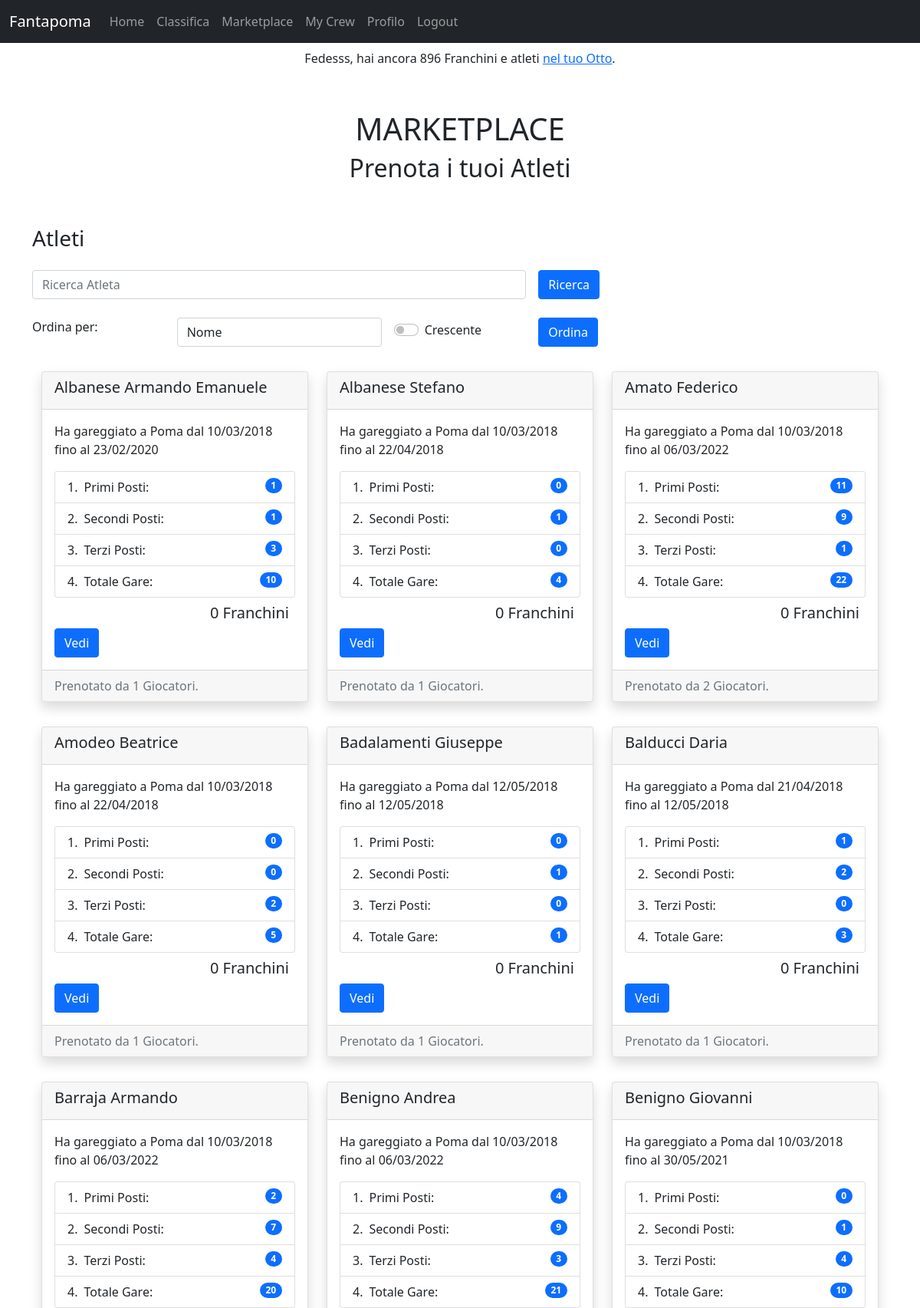
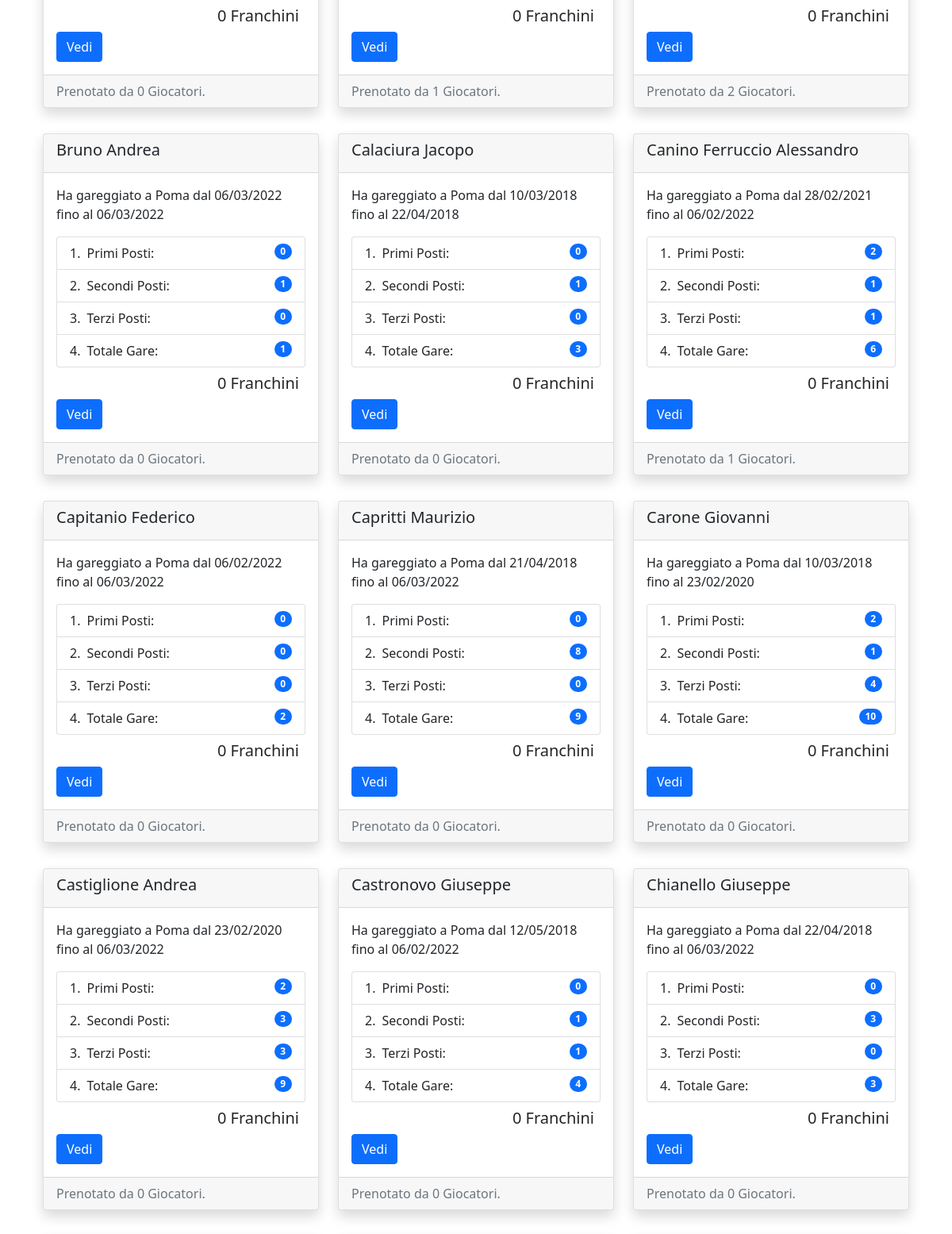
Page /fantapoma/marketplace/ (signed in, upper part) on the committed database (2 pictures, top to bottom).
### fantapoma/models.py (models this page shows, shortened)
class Player(models.Model):
    user = models.OneToOneField(User, on_delete=models.CASCADE, primary_key=True)
    first_name = models.TextField('nome', max_length=100, blank=True, null=True)
    last_name = models.TextField('cognome', max_length=100, blank=True, null=True)
    franchs = models.IntegerField(blank=True, default=450)
    team_name = models.CharField(max_length=200, default='8+')

class FantaAthlete(models.Model):
    name = models.CharField(max_length=200)
    born = models.DateField('Date of Birth', default=datetime.date(2000,1,1))
    total = models.IntegerField('Total Races', default=0)
    first = models.IntegerField(default=0)
    second = models.IntegerField(default=0)
    third = models.IntegerField(default=0)
    first_time = models.DateField('First Race Date')
    last_time = models.DateField('Last Race Date')
    price = models.IntegerField(default=0)
    race_points = models.IntegerField(default=0)
    actions_points = models.IntegerField(default=0)
    athlete = models.OneToOneField(Athlete, blank=True, null=True, on_delete=models.CASCADE)
    players = models.ManyToManyField(User, blank=True, related_name='athletes_set')
    is_user = models.OneToOneField(User, blank=True, null=True, on_delete=models.SET_NULL, related_name='true_athlete')
    def __str__(self):
        return self.name
    @property
    def bookings(self):
        n = self.players.all().count()
        return n
    @property
    def adjusted_price(self):
        booking_term = self.price*(math.tanh(self.bookings/4))
        adjusted_points = self.price + booking_term
        return int(adjusted_points)

### fantapoma/views.py (the view)
# urls.py: path('marketplace/', FantaAthleteView.as_view(), name='marketplace'),
class FantaAthleteView(ListView):
    template_name = "fantapoma/marketplace.html"
    model = FantaAthlete
    ordering = '-name'
    def get_queryset(self):
        athlete_name = self.request.GET.get('athlete_name')
        print(athlete_name)
        queryset = super().get_queryset().order_by('name')
        if athlete_name is not None:
            queryset = FantaAthlete.objects.filter(name__icontains=athlete_name)
        print(queryset)
        return queryset
    def get_ordering(self):
        increasing = self.request.GET.get('increasing', 'off')
        ordering = self.request.GET.get('order', 'name')
        if increasing != 'on':
            ordering = '-' + ordering
        return ordering
    def get_context_data(self, **kwargs):
        context = super().get_context_data(**kwargs)
        self.user = self.request.user
        atlethes = self.user.athletes_set.all().values_list('name', flat=True)
        context['atleti'] = list(atlethes)
        context['ordering'] = self.request.GET.get('order', 'name')
        context['increasing'] = self.request.GET.get('increasing', 'off')
        return context

### fantapoma/templates/fantapoma/marketplace.html (shortened to what this page needs)
{% extends "base.html" %}
{% block content %}
<div class="container header text-center mt-5">
  <h1>MARKETPLACE</h1>
  <h2>Prenota i tuoi Atleti</h2>
</div>
<div class="container card-container mt-5">
  <h3>Atleti</h3>
  <form action="" method="GET" class="form-floating mb-3">
    <div class="row g-3 my-2">
      <div class="col-sm-7">
        <input type="search" name="athlete_name" id="searchAthlete" class="form-control" placeholder="Ricerca Atleta">
      </div>
      <div class="col-auto">
        <input type="submit" value="Ricerca" class="btn btn-primary">
      </div>
    </div>
    <div class="row g-3 my-2">
      <div class="col-sm-2">Ordina per:</div>
      <div class="col-sm-3">
        <select name="order" id="order" class="form-control">
          <option value="name" {% if ordering == 'name' or ordering is None %}selected{% endif %}>
            Nome
          </option>
        </select>
      </div>
      <div class="col-sm-2 py-1">
        <div class="form-check form-switch">
          <input class="form-check-input" type="checkbox" name="increasing" role="switch" id="orderType" {% if increasing == 'on' %}checked{% endif %}>
          <label class="form-check-label" for="orderType">Crescente</label>
        </div>
      </div>
      <div class="col-sm-1">
        <input type="submit" value="Ordina" class="btn btn-primary">
      </div>
    </div>
  </form>
  <div class="container-fluid object">
    <div class="row">
    {% for object in object_list %}
      <div class="col-sm-4 my-3">
        <div class="card shadow">
          <div class="card-header">
            <h5>{{object.name}}</h5>
          </div>
          <div class="card-body">
            <p class="card-text">Ha gareggiato a Poma dal {{object.first_time|date:'d/m/Y'}} fino al {{object.last_time|date:'d/m/Y'}}</p>
            <ul class="list-group list-group-numbered">
              <li class="list-group-item d-flex justify-content-between align-items-start">
                <div class="ms-2 me-auto">Primi Posti:</div>
                <span class="badge bg-primary rounded-pill">{{object.first}}</span>
              </li>
              <li class="list-group-item d-flex justify-content-between align-items-start">
                <div class="ms-2 me-auto">Secondi Posti:</div>
                <span class="badge bg-primary rounded-pill">{{object.second}}</span>
              </li>
              <li class="list-group-item d-flex justify-content-between align-items-start">
                <div class="ms-2 me-auto">Terzi Posti:</div>
                <span class="badge bg-primary rounded-pill">{{object.third}}</span>
              </li>
              <li class="list-group-item d-flex justify-content-between align-items-start">
                <div class="ms-2 me-auto">Totale Gare:</div>
                <span class="badge bg-primary rounded-pill">{{object.total}}</span>
              </li>
            </ul>
            <h5 class="card-text text-end m-2">{{object.adjusted_price}} Franchini</h5>
            <a href="{% url 'fantapoma:view-athlete' object.id %}" class="btn btn-primary">Vedi</a>
          </div>
          <div class="card-footer text-muted">
            Prenotato da {{ object.bookings }} Giocatori.
          </div>
        </div>
      </div>
    {% endfor %}
    </div>
  </div>
</div>
{% endblock %}

### fantapoma/templates/fantapoma/navbar.html (shortened to what this page needs)
{% block navbar %}
<nav class="navbar navbar-expand-lg navbar-dark bg-dark">
  <div class="container-fluid">
    <a class="navbar-brand" href="{% url 'fantapoma:index' %}">Fantapoma</a>
    <div class="collapse navbar-collapse" id="navbarNav">
      <ul class="navbar-nav">
        <li class="nav-item">
          <a class="nav-link" aria-current="page" href="{% url 'fantapoma:index' %}">Home</a>
        </li>
        <li class="nav-item">
          <a class="nav-link" href="{% url 'fantapoma:leaderboard' %}">Classifica</a>
        </li>
        {% if request.user.is_authenticated %}
        <li class="nav-item">
          <a class="nav-link" href="{% url 'fantapoma:marketplace' %}">Marketplace</a>
        </li>
        <li class="nav-item">
          <a class="nav-link" href="{% url 'fantapoma:mycrew' %}">My Crew</a>
        </li>
        <li class="nav-item">
          <a class="nav-link" href="{% url 'fantaplayers:profile' request.user.id %}">Profilo</a>
        </li>
        <li class="nav-item">
          <a class="nav-link" href="{% url 'fantaplayers:logout' %}">Logout</a>
        </li>
        {% endif %}
      </ul>
    </div>
  </div>
</nav>
{% if request.user.is_authenticated %}
<nav class="nav justify-content-center">
  <span class="navbar-text">
    {{ request.user|title }}, hai ancora {{ request.user.player.franchs }} Franchini e
    {{ request.user.athlete_set.count }} atleti <a href={% url 'fantapoma:mycrew' %}>nel tuo Otto</a>.
  </span>
</nav>
{% endif %}
{% endblock %}

### rows in the picture
FantaAthlete: name "Albanese Armando Emanuele", first_time "10/03/2018", last_time "23/02/2020", first "1", second "1", third "3", total "10", adjusted_price "0", bookings "1"
FantaAthlete: name "Albanese Stefano", first_time "10/03/2018", last_time "22/04/2018", first "0", second "1", third "0", total "4", adjusted_price "0", bookings "1"
FantaAthlete: name "Amato Federico", first_time "10/03/2018", last_time "06/03/2022", first "11", second "9", third "1", total "22", adjusted_price "0", bookings "2"
FantaAthlete: name "Amodeo Beatrice", first_time "10/03/2018", last_time "22/04/2018", first "0", second "0", third "2", total "5", adjusted_price "0", bookings "1"
FantaAthlete: name "Badalamenti Giuseppe", first_time "12/05/2018", last_time "12/05/2018", first "0", second "1", third "0", total "1", adjusted_price "0", bookings "1"
FantaAthlete: name "Balducci Daria", first_time "21/04/2018", last_time "12/05/2018", first "1", second "2", third "0", total "3", adjusted_price "0", bookings "1"
FantaAthlete: name "Barraja Armando", first_time "10/03/2018", last_time "06/03/2022", first "2", second "7", third "4", total "20", adjusted_price "0", bookings "0"
FantaAthlete: name "Benigno Andrea", first_time "10/03/2018", last_time "06/03/2022", first "4", second "9", third "3", total "21", adjusted_price "0", bookings "1"
FantaAthlete: name "Benigno Giovanni", first_time "10/03/2018", last_time "30/05/2021", first "0", second "1", third "4", total "10", adjusted_price "0", bookings "2"
FantaAthlete: name "Bruno Andrea", first_time "06/03/2022", last_time "06/03/2022", first "0", second "1", third "0", total "1", adjusted_price "0", bookings "0"
FantaAthlete: name "Calaciura Jacopo", first_time "10/03/2018", last_time "22/04/2018", first "0", second "1", third "0", total "3", adjusted_price "0", bookings "0"
FantaAthlete: name "Canino Ferruccio Alessandro", first_time "28/02/2021", last_time "06/02/2022", first "2", second "1", third "1", total "6", adjusted_price "0", bookings "1"
FantaAthlete: name "Capitanio Federico", first_time "06/02/2022", last_time "06/03/2022", first "0", second "0", third "0", total "2", adjusted_price "0", bookings "0"
FantaAthlete: name "Capritti Maurizio", first_time "21/04/2018", last_time "06/03/2022", first "0", second "8", third "0", total "9", adjusted_price "0", bookings "0"
FantaAthlete: name "Carone Giovanni", first_time "10/03/2018", last_time "23/02/2020", first "2", second "1", third "4", total "10", adjusted_price "0", bookings "0"
FantaAthlete: name "Castiglione Andrea", first_time "23/02/2020", last_time "06/03/2022", first "2", second "3", third "3", total "9", adjusted_price "0", bookings "0"
FantaAthlete: name "Castronovo Giuseppe", first_time "12/05/2018", last_time "06/02/2022", first "0", second "1", third "1", total "4", adjusted_price "0", bookings "0"
FantaAthlete: name "Chianello Giuseppe", first_time "22/04/2018", last_time "06/03/2022", first "0", second "3", third "0", total "3", adjusted_price "0", bookings "0"

### other values in the picture
{{ request.user|title }} "Fedesss"
{{ request.user.player.franchs }} "896"
